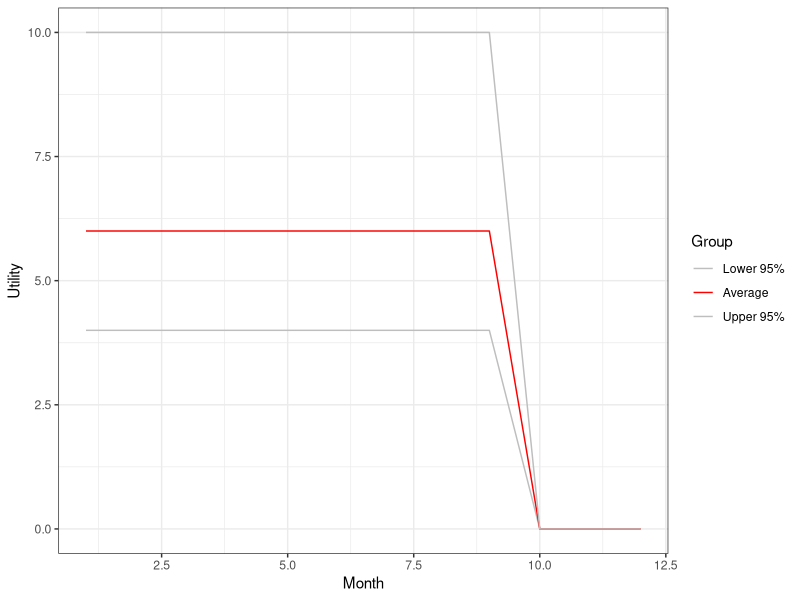
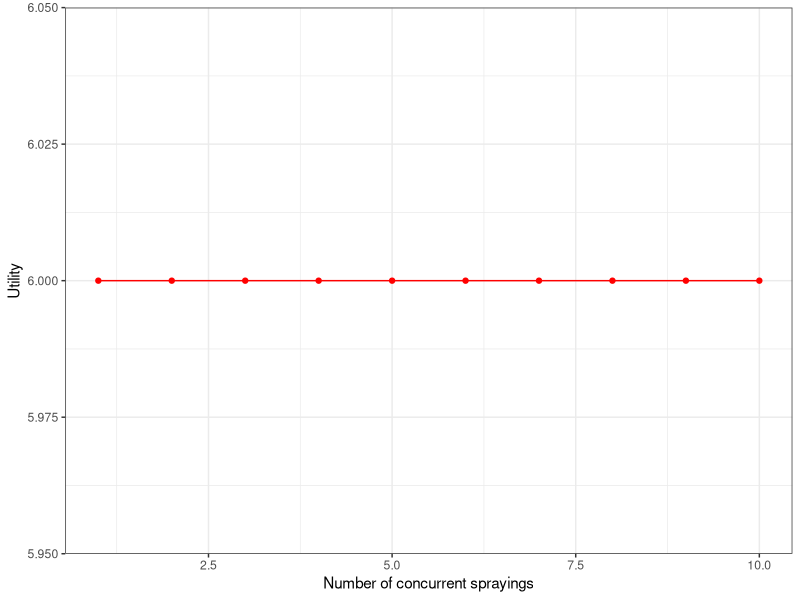
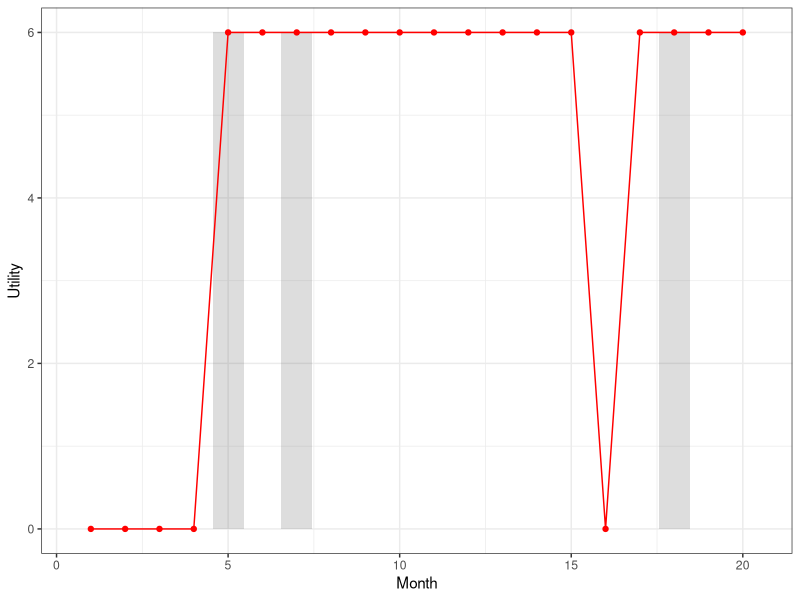
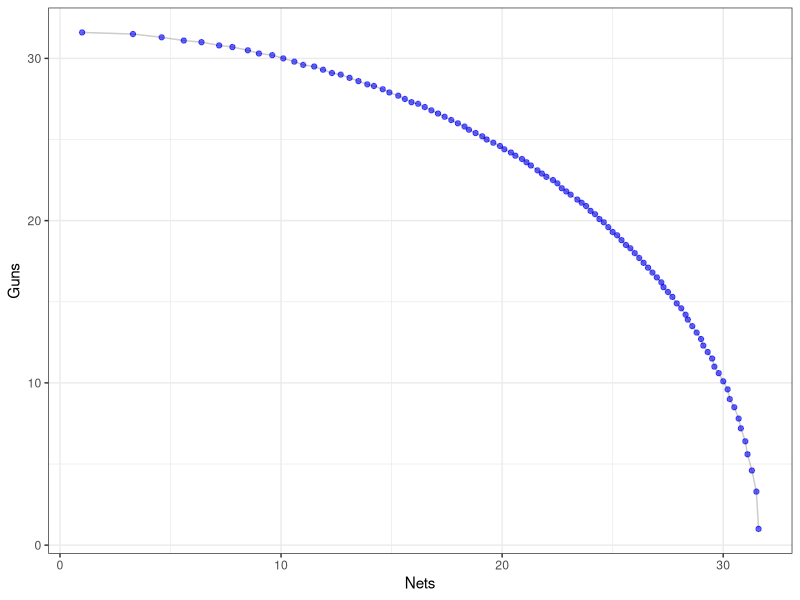
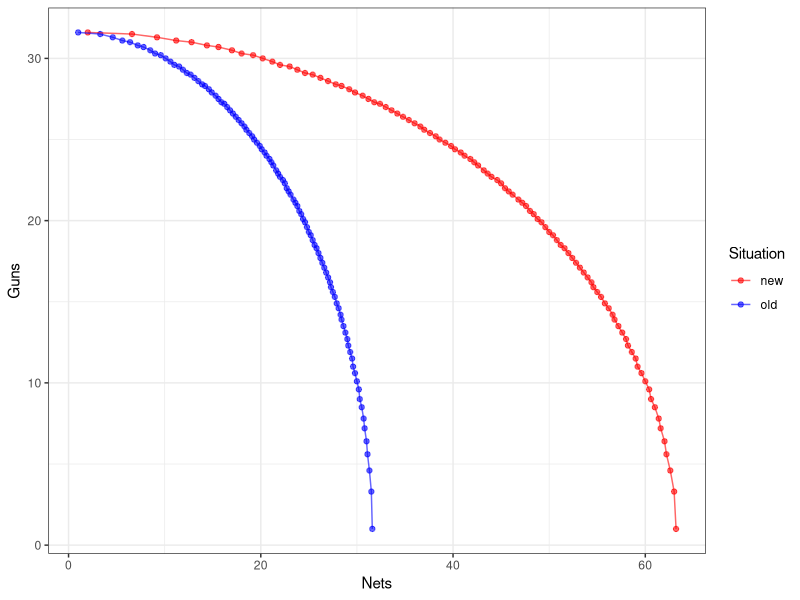
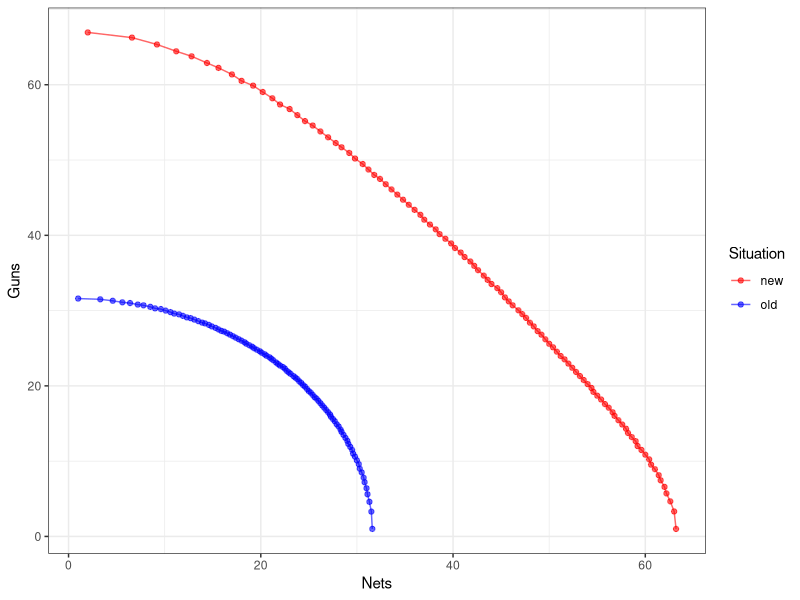
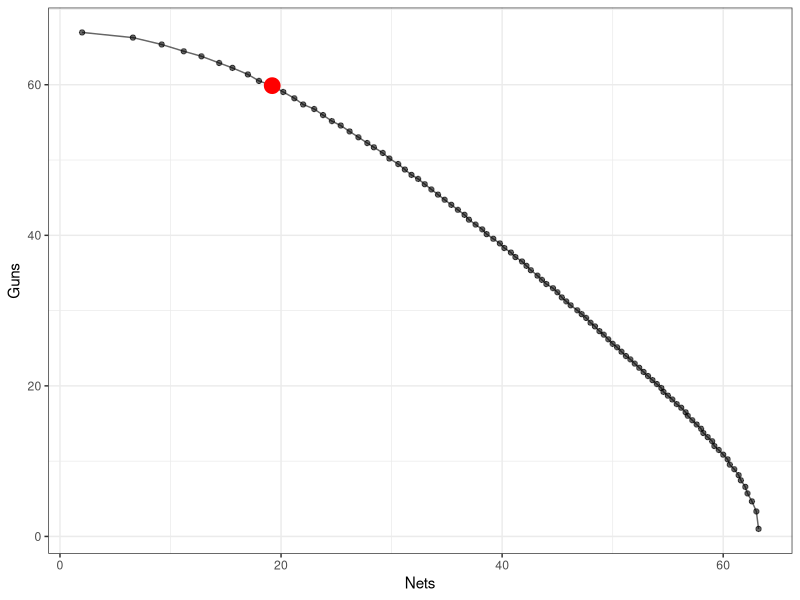

The R script that drew these images, in order:
## ---- chunk 1
#libraries
library(ggplot2)
library(grid)
library(dplyr)
library(knitr)
library(ggthemes)
library(RColorBrewer)
library(Hmisc)
library(knitr)
opts_chunk$set(comment = NA, message = FALSE, echo = FALSE, results = 'hide', fig.height = 2, warning = FALSE, fig.width = 4, fig.align='center')
## ---- chunk 2
suppressWarnings(library(xtable))
options(xtable.comment = FALSE)
## ---- chunk 3
months <- 9
extra <- 3
grps <- c('Lower 95%', 'Average', 'Upper 95%')
temp <- data.frame(indicator = rep(grps, each = months+extra),
                   utility = c(c(seq(4, 4, length = months), rep(0, extra)),
                               c(seq(6, 6, length = months), rep(0, extra)),
                               c(seq(10, 10, length = months)), rep(0, extra)),
                   month = rep(seq(1, months + extra, 1), 3))
temp$indicator <- factor(temp$indicator, levels = grps)
cols <- c('grey', 'red', 'grey')
ggplot(data = temp,
       aes(x = month,
           y = utility,
           group = indicator,
           color = indicator)) +
  geom_line() +
  xlab('Month') +
  ylab('Utility') +
  scale_color_manual(values = cols,
                     name = 'Group') +
  theme_bw()
## ---- chunk 4
temp <- data.frame(sprayings = 1:10,
                   utility = rep(6, 10))
ggplot(data = temp,
       aes(x = sprayings,
           y = utility)) +
  geom_point(color = 'red') +
  geom_line(color = 'red') +
  xlab('Number of concurrent sprayings') +
  ylab('Utility') +
  theme_bw()
## ---- chunk 5
temp <- data.frame(month = 1:20,
                   spray = c(rep(0, 4),
                             6,
                             0,
                             6,
                             rep(0, 10),
                             6,
                             rep(0, 2)),
                   utility = c(rep(0, 4),
                               rep(6, 11),
                               0,
                               rep(6, 4)))
ggplot(data = temp) +
  geom_bar(stat = 'identity', 
           aes(x = month, y = spray),
           alpha = 0.2) +
  geom_line(aes(x = month, y = utility), color = 'red') +
  geom_point(aes(x = month, y = utility), color = 'red') +
  xlab('Month') +
  ylab('Utility') +
  theme_bw()
## ---- chunk 6
column_names <- c('y', 'qi', 'mu', 'tu')
column_names_formal <- c('Year', 'Quantity IRS', 'Marginal utility', 'Total utility')

temp <- data.frame(y = 1:4,
                   qi = rep(1,4),
                   mi = rep(6,4))
temp$ti <- cumsum(temp$mi)
names(temp) <- column_names_formal
print(kable(temp))
## ---- chunk 7
temp <- data.frame(y = 1:4,
                   qi = rep(1,4),
                   mi = c(6,10, 10, 10))
temp$ti <- cumsum(temp$mi)
names(temp) <- column_names_formal
print(kable(temp))
## ---- chunk 8
Nets <- seq(1, 1000, length = 100)^(1/2)
Guns = seq(1000, 1, length = 100)^(1/2)
temp <- data.frame(Nets = Nets,
                   Guns = Guns)
for(j in 1:ncol(temp)){
  temp[,j] <- round(temp[,j], digits = 1)
  names(temp)[j] <- capitalize(names(temp)[j])
}
temp_small <- temp[seq(1, 100, 10),]
kable(temp_small)
## ---- chunk 9

ggplot(data = temp,
       aes(x = Nets, 
           y = Guns)) +
  geom_point(alpha = 0.6, color = 'blue') +
  geom_line(alpha = 0.2) +
  xlab('Nets') +
  ylab('Guns') +
  theme_bw()

## ---- chunk 10
temp$old_situation <- temp$Nets
temp$new_situation <- temp$old_situation * 2
temp$Nets <- NULL
library(tidyr)
temp <- gather(temp, situation, Nets, old_situation:new_situation)
temp$situation <- gsub('_situation', '', temp$situation)
ggplot(data = temp,
       aes(x = Nets,
           y = Guns,
           color = situation)) +
  geom_point(alpha = 0.6) +
  geom_line(alpha = 0.6) +
  scale_colour_manual(name = 'Situation',
                      values = c('red', 'blue')) +
  theme_bw()
## ---- chunk 11
temp$Guns[temp$situation == 'new']  <- 
  temp$Guns[temp$situation == 'new'] ^ (seq(1.1,1, length = length(temp$Guns[temp$situation == 'new']))) * seq(1.5, 1, length = length(temp$Guns[temp$situation == 'new']))
ggplot(data = temp,
       aes(x = Nets,
           y = Guns,
           color = situation)) +
  geom_point(alpha = 0.6) +
  geom_line(alpha = 0.6) +
  scale_colour_manual(name = 'Situation',
                      values = c('red', 'blue')) +
  theme_bw()
## ---- chunk 12
temp <- temp[temp$situation == 'new',]
temp$Profit <- (-1 * temp$Nets) + (3 * temp$Nets) +
  (-1 * temp$Guns * 2.5) + (5 * temp$Guns)
row.names(temp) <- NULL
temp$situation <- NULL
kable(head(temp))
## ---- chunk 13
ggplot(data = temp,
       aes(x = Nets,
           y = Guns)) +
  geom_point(alpha = 0.6) +
  geom_line(alpha = 0.6) +
  theme_bw() +
  geom_point(data = temp[which.max(temp$Profit),],
             aes(x = Nets,
                 y = Guns),
             size = 5,
             color = 'red')
## ---- chunk 14
# temp$situation <- NULL
names(temp) <- capitalize(names(temp))
# row.names(temp)  <- NULL
kable(temp)
